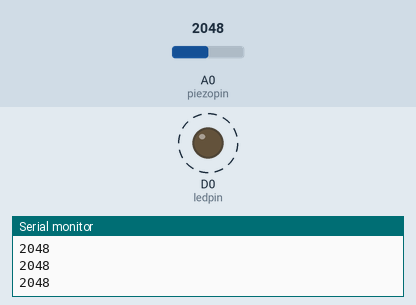
Recording of a sketch running on a simulated Particle Photon. Parts: output pins drawn as LEDs (lit = HIGH), the last lines printed to the serial monitor. Dashed ring = blinking. The test bench sets the inputs (shaded band); at power-on: A0 (piezopin) = 2048.

Above: at 1.2 s.
1.3 s: A0 (piezopin) set to 552
4.3 s: A0 (piezopin) set to 466
At 4.3 s:
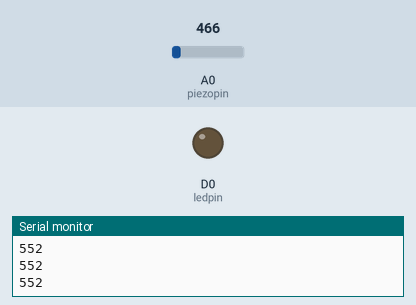
5.8 s: A0 (piezopin) set to 540
At 8.7 s:
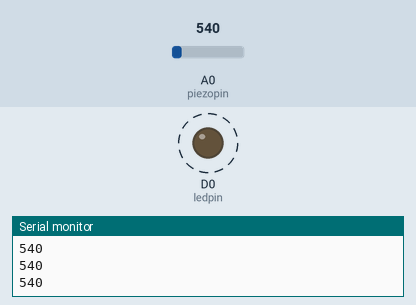
8.8 s: A0 (piezopin) set to 491
At 9.5 s:
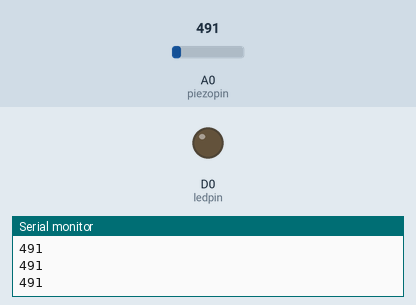
Timing chart, 0 to 11.3 s (numbered marks = the images above; inputs shaded):
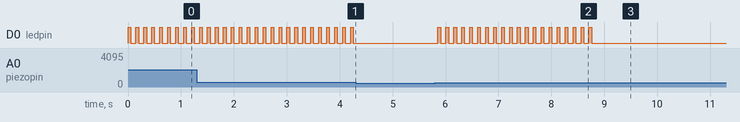

Measured:
- the behaviour switches between 501 and 500 on A0 (piezopin) (found by bisection; images 0 and 1)
- after the input at 4.3 s, D0 (ledpin): stops changing and stays LOW
- after the input at 5.8 s, D0 (ledpin): alternates HIGH for 0.05 s and LOW for 0.10 s, starting after 0.06 s
- after the input at 8.8 s, D0 (ledpin): stops changing and stays LOW
- by itself, D0 (ledpin): alternates HIGH for 0.05 s and LOW for 0.10 s

The sketch:

piezoread.ino
```cpp
int piezopin = A0;
int piezovalue;

int ledpin = D0;

void setup() {

    Serial.begin(9600);
    pinMode(piezopin, INPUT);
    pinMode(ledpin, OUTPUT);

    Spark.variable("piezovalue", &piezovalue, INT);
 //   Spark.function("led",ledFlash);

        Spark.function("piezo",piezo);


}

void loop() {

    piezovalue = analogRead(piezopin);
    if (piezovalue > 500)
    {
        ledFlash();
    }
    Serial.println(piezovalue);
    delay(100);
}

void ledFlash() {

        digitalWrite(ledpin,HIGH);
        delay(50);
        digitalWrite(ledpin,LOW);

}

int piezo(String command)
{
    return piezovalue;
}
```
